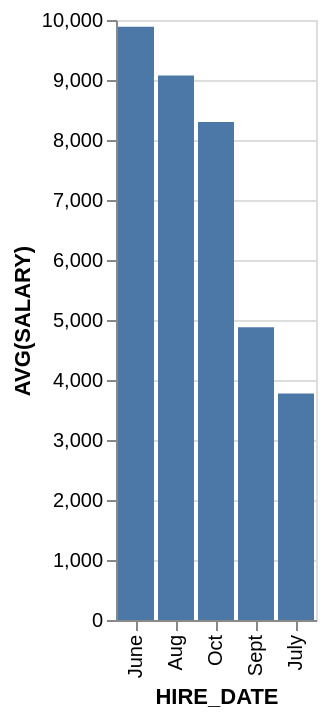

Source (Vega-Lite JSON):
### Vega-Lite specification from a JSON file in a GitHub repository (floating-point values rounded to 4 significant figures)
{"data": {"values": [{"x_data": "June", "y_data": 9886.0}, {"x_data": "Aug", "y_data": 9074.0}, {"x_data": "Oct", "y_data": 8300}, {"x_data": "Sept", "y_data": 4880}, {"x_data": "July", "y_data": 3774.0}]}, "mark": "bar", "encoding": {"x": {"field": "x_data", "type": "nominal", "title": "HIRE_DATE", "sort": {"op": "sum", "field": "y_data", "order": "descending"}}, "y": {"field": "y_data", "type": "quantitative", "title": "AVG(SALARY)"}}}
